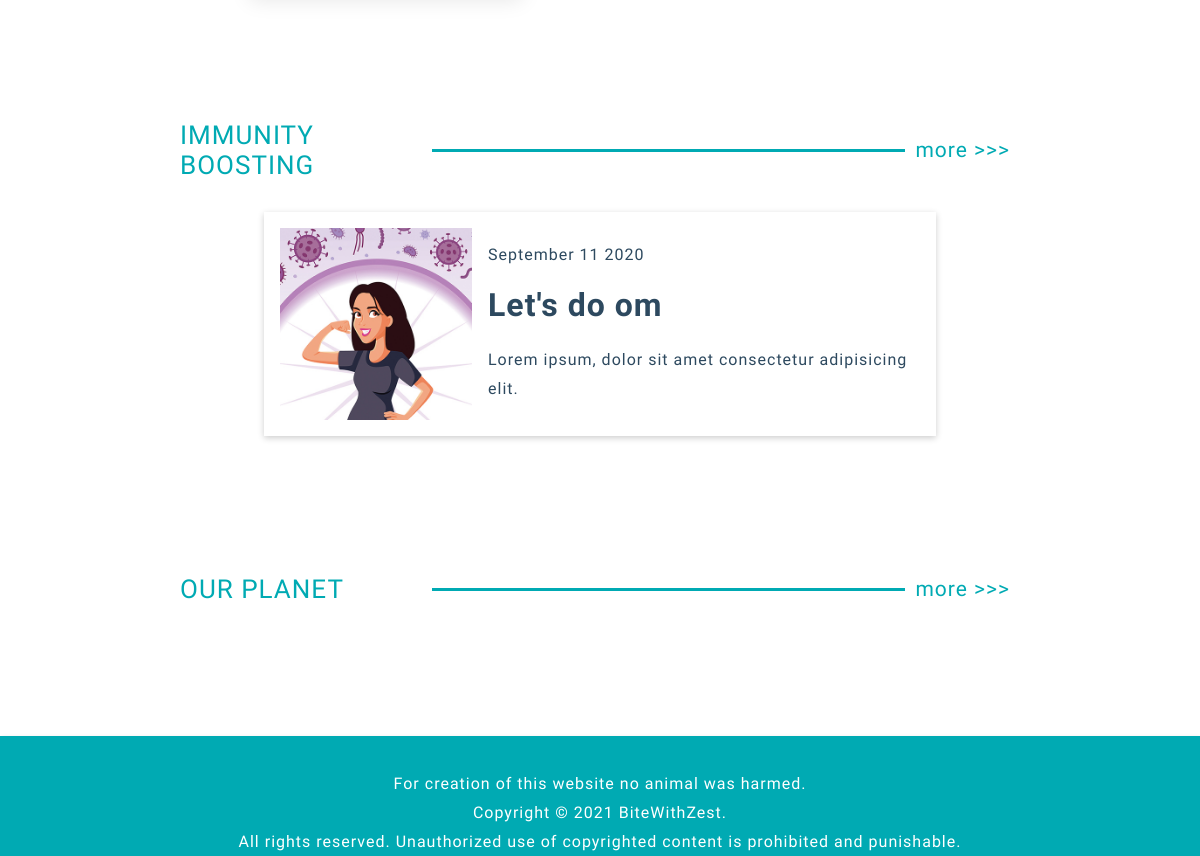
The app's page / (lower part), older data.
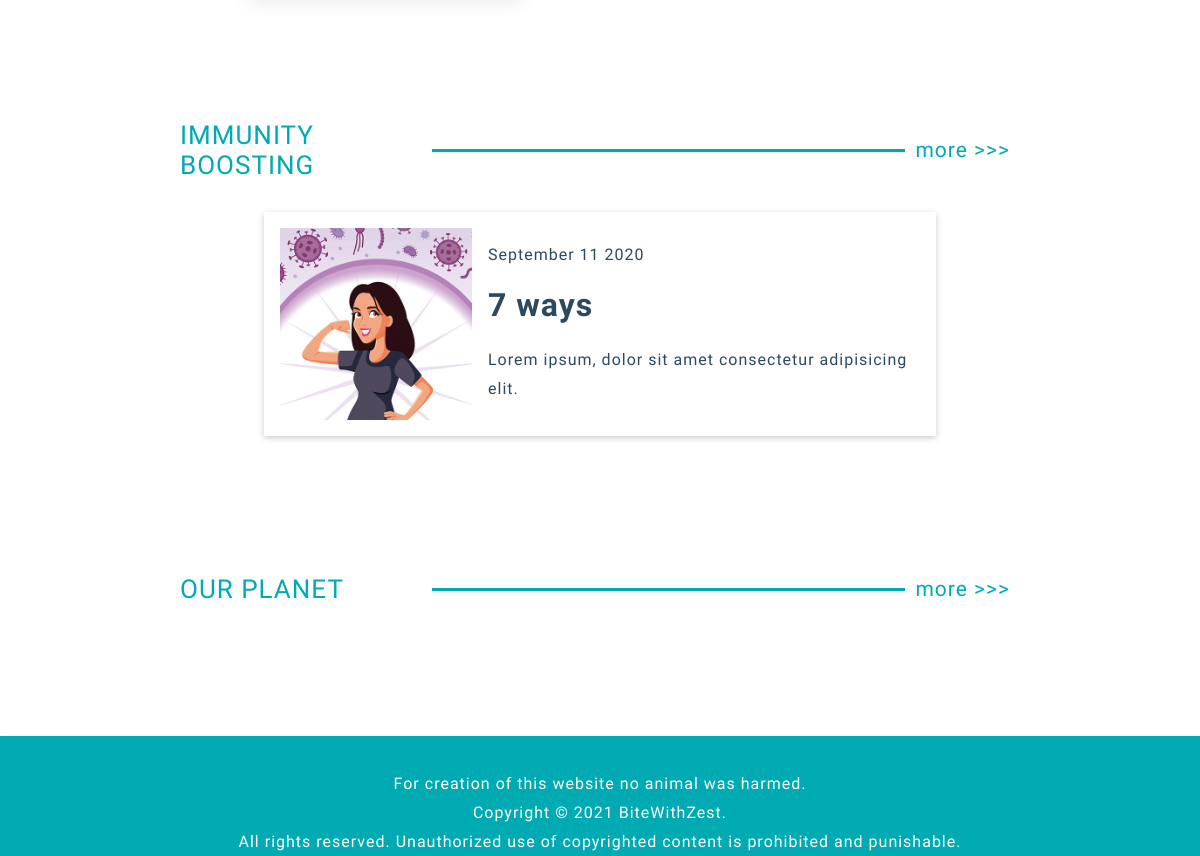
The same page, newer data.
### blog/models.py (models this page shows, shortened)
class Post(models.Model):
    titleplus = models.TextField(max_length=240, default='')
    author = models.ForeignKey(User, on_delete= models.CASCADE,related_name='blog_posts')
    updated_on = models.DateTimeField(auto_now= True)
    created_on = models.DateTimeField(auto_now_add=True)
    custom_date = models.DateTimeField(null= True,blank=True)
    category = models.CharField(max_length=200, choices=category_list, default='')
    subcategory = models.CharField(max_length=200, choices=subcategory_list, default='uncategorized')
    status = models.IntegerField(choices=STATUS, default=0)
    cardtype = models.IntegerField(choices=CARDTYPE, default=0)
    thumbnail = models.FileField(upload_to=path_and_rename,blank=True)
    thumbnail_desc = models.CharField(max_length=200,default='',blank=True)
    opener_pic= models.FileField(upload_to=path_and_rename_opener,blank=True)
    intro = RichTextUploadingField()
    title = models.CharField(max_length=200, unique=True)
    slug = models.SlugField(max_length=200, unique=True)
    maintext = RichTextUploadingField(default='')
    intro1 = RichTextUploadingField(default='',blank=True)
    intro_pic= models.FileField(upload_to=path_and_rename_intro,blank=True)
    intro_pic_desc = models.CharField(max_length=200,default='',blank=True)
    legend = RichTextUploadingField(default='',blank=True)
    add_pic = models.FileField(upload_to=path_and_rename_add,blank=True)
    add_pic_desc = models.CharField(max_length=200,default='',blank=True)
    ingredients = RichTextField(blank=True)
    preparationtext = RichTextUploadingField(default='',blank=True)
    main_pic = models.FileField(upload_to=path_and_rename_main,blank=True)
    main_pic_desc = models.CharField(max_length=200,default='',blank=True)
    tip = RichTextField(default='',blank=True)
    relates_to = models.ForeignKey('self', on_delete=models.CASCADE, default=1)
    relates_to_desc = models.CharField(max_length=300,default='',blank=True)
    outro = RichTextUploadingField(default='',blank=True)
    class Meta:
        ordering = ['-created_on']
        verbose_name_plural = 'Posts'

### blog/views.py (the view)
# urls.py: path('', views.PostList.as_view(), name='home'),
class PostList(generic.ListView):
    model = Post
    template_name = 'index.html'
    def get_context_data(self, **kwargs):
        context = super(PostList, self).get_context_data(**kwargs)
        shared_context(context)
        return context

### blog/templates/index.html (shortened to what this page needs)
{% extends "base.html" %}
{% load static %}
{% block post_showcase %}
<div class="cat-header-wrapper">
  <div class="cat-header">
    <div class="cat-header-col1 post-cat-title">{{post_cat2.description|upper}}</div>
    <div class="cat-header-col2"><div class="post-cat-more"><a href="{% url 'category_view' post_cat2.slug  %}">more >>></a></div></div>
  </div>
</div>
<div class="gallery-cat-home">
  {% for post in post_cat2_list|slice:":3" %}
      <a href="{% url 'post_detail' post.slug  %}">
        <div class="post-cat-card">
          <div class="post-cat-card__img">
            <img src="../../media/post{{post.id}}/thumbs/post_thumb{{post.id}}.jpg" alt="">
          </div>
          <div class="post-cat-card__info">
            <div class="post-cat-card__date">
              <span>{{ post.created_on | date:"F d Y"}}</span>
            </div>
            <h1 class="post-cat-card__title">{{ post.title }}</h1>
            <p class="post-cat-card__text">Lorem ipsum, dolor sit amet consectetur adipisicing elit. </p>
          </div>
        </div>
      </a>
    {% endfor %}
</div>
<div class="cat-header-wrapper">
  <div class="cat-header">
    <div class="cat-header-col1 post-cat-title">{{post_cat3.description|upper}}</div>
    <div class="cat-header-col2"><div class="post-cat-more"><a href="{% url 'category_view' post_cat3.slug  %}">more >>></a></div></div>
  </div>
</div>
{% endblock  %}

Row changes from the older to the newer data that the page shows:
changed Post: title "Let's do om" → "7 ways"
